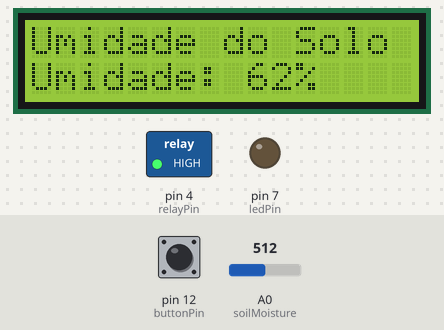
Recording of a sketch running on a simulated Arduino Uno, built with avr-gcc and run on an emulated ATmega328P. Shown: 16×2 character LCD, switched loads named in the sketch (green lamp = pin HIGH), output pins drawn as LEDs (lit = HIGH). The test bench sets the inputs (shaded band); at power-on: A0 (soilMoisture) = 512, pin 12 (buttonPin) HIGH.

Above: at 2.2 s.
2.3 s: A0 (soilMoisture) set to 716
At 2.9 s:
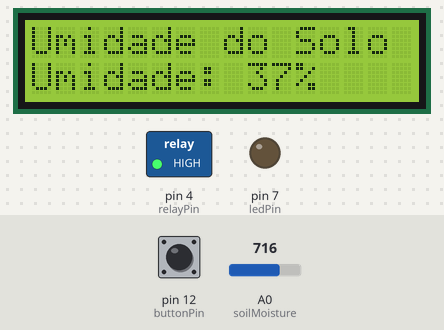
3.8 s: A0 (soilMoisture) set to 900
At 5.0 s:
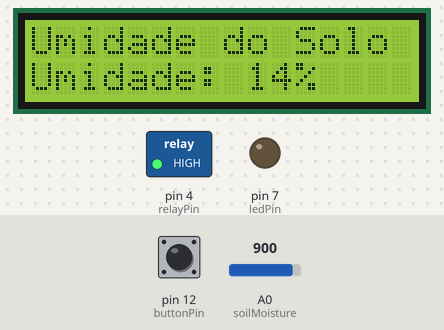
5.3 s: A0 (soilMoisture) set to 1023
At 12.61 s:
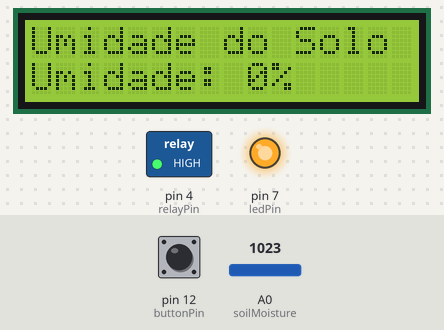
Timing chart, 0 to 12.8 s (numbered marks = the images above; inputs shaded):
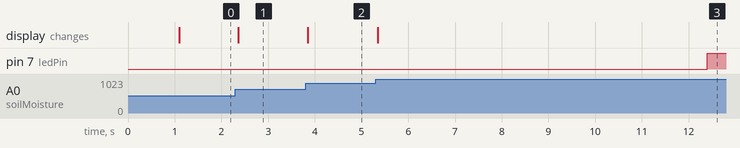

Measured:
- after the input at 2.3 s, the display: changes after 0.06 s (image 1)
- after the input at 3.8 s, the display: changes after 0.05 s (image 2)
- after the input at 5.3 s, the display: changes at once (image 3)

The sketch:

Water_Automated_System.ino
```cpp
#include <Wire.h>               // Biblioteca para comunicação I2C
#include <LiquidCrystal_I2C.h>  // Biblioteca para o LCD I2C

// Definições de pinos
#define buttonPin 12    // Pino onde o botão está conectado
#define ledPin 7        // Pino onde o LED está conectado
#define relayPin 4      // Pino onde o relé está ligado
#define soilMoisture A0 // Pino do sensor de umidade do solo

// Configuração do LCD
LiquidCrystal_I2C lcd(0x3F, 16, 2);  // LCD com endereço I2C 0x3F, 16 colunas e 2 linhas

// Variáveis globais
bool relayOn = false;         // Estado do relé
unsigned long lowStartTime = 0;  // Tempo em que a umidade ficou <= 40%
unsigned long highStartTime = 0; // Tempo em que a umidade ficou >= 90%
bool ledActive = false;       // Indica se o LED foi ativado por baixa umidade

void setup() {
   // Inicializa o LCD
  lcd.init();
  lcd.backlight();

  // Configurações de pinos
  pinMode(buttonPin, INPUT_PULLUP); // Configura botão com resistor pull-up
  pinMode(ledPin, OUTPUT);          // Configura LED como saída
  pinMode(relayPin, OUTPUT);        // Configura relé como saída

  // Estado inicial
  digitalWrite(ledPin, LOW);
  digitalWrite(relayPin, HIGH);

  // Mensagem inicial no LCD
  lcd.setCursor(0, 0);
  lcd.print("Umidade do Solo");
  delay(1000);
}

void loop() {
  // Leitura da umidade do solo
  int umidity = analogRead(soilMoisture);  // Lê o valor analógico do sensor de umidade
  int percentageUmidity = map(umidity, 1023, 200, 0, 100);  // Mapeia o valor lido de 0 a 100%

  // Atualiza exibição no LCD
  lcd.setCursor(0, 1);
  lcd.print("Umidade: ");
  lcd.print(percentageUmidity);
  lcd.print("%   ");

  if (percentageUmidity <= 40) {
    if (lowStartTime == 0) {
      lowStartTime = millis(); // Inicia o tempo de contagem
    }
    if (millis() - lowStartTime >= 10000) { // 10 segundos se passaram
    digitalWrite(ledPin, HIGH);
    lcd.setCursor(0, 1);
    lcd.print("Umidade: ");
    lcd.print(percentageUmidity);
    lcd.print("%   ");
    lcd.setCursor(20, 1);
    lcd.print("Regar!");
    ledActive = true;
    }
  } else {
    lowStartTime = 0; // Reseta o tempo de baixa umidade
    if (!relayOn) {
      digitalWrite(ledPin, LOW); // Desliga o LED se o relé não estiver acionado
      ledActive = false;
    }
  }

  // Controle do relé
  if (ledActive && digitalRead(buttonPin) == LOW && !relayOn) {
    digitalWrite(relayPin, LOW);
    relayOn = true;
  }

   // Caso a umidade seja maior ou igual a 90%
  if (percentageUmidity >= 70 && relayOn) {
    if (highStartTime == 0) {
      highStartTime = millis(); // Inicia o tempo de contagem
    }
    if (millis() - highStartTime >= 3000) { // 3 segundos se passaram
      digitalWrite(relayPin, HIGH);
      relayOn = false;
      highStartTime = 0; // Reseta o tempo
      lcd.setCursor(0, 1);
      lcd.print("Umidade: ");
      lcd.print(percentageUmidity);
      lcd.print("%   ");
      lcd.setCursor(20, 1);
      lcd.print("        ");
    }
  } else {
    highStartTime = 0; // Reseta o tempo se a umidade não estiver alta
  }

  delay(100); // Pequeno atraso para estabilidade
}
```
